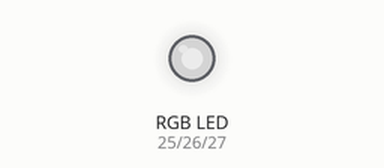
Recording of a program running on a simulated ESP32 board running MicroPython. On the bench: an RGB LED mixed from three pins (HIGH = lit). Dim RGB values are drawn brighter than linear; the clock reads 2024-03-15 10:24:30 at power-on unless the program sets it. At 0.0 s the program stops and its outputs stay as they are.

Above: at 0.1 s.
Timing chart, 0 to 1.5 s (numbered marks = the images above):
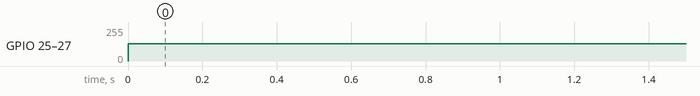

The program:

main.py
```python
'''
Author: hibana2077 hibana2077@gmaill.com
Date: 2023-04-12 13:17:43
LastEditors: hibana2077 hibana2077@gmaill.com
LastEditTime: 2023-05-01 10:19:05
FilePath: /smart_hydroponic_farm/micropython/main.py
Description: 这是默认设置,请设置`customMade`, 打开koroFileHeader查看配置 进行设置: https://github.com/OBKoro1/koro1FileHeader/wiki/%E9%85%8D%E7%BD%AE
'''
import logging
import network
from machine import Pin,PWM
import time
import urequests
import math

refreshtime = 10
url = "http://smartfarm.hibana2077.com"
logging.basicConfig(level=logging.INFO)

# workflow of this program
# 1. connect to wifi
# 2. recorded the sensor data
# 3. send the data to server
# 4. get the data from server
# 5. set the light

#set ARGB PIN
R = PWM(Pin(25))
G = PWM(Pin(26))
B = PWM(Pin(27))

#set sensor PIN
#DHT11
DHT11 = Pin(33,Pin.IN)
#water tank sensor
water_tank = Pin(32,Pin.IN)
#camera
camera1 = Pin(35,Pin.IN)
camera2 = Pin(34,Pin.IN)
#PH sensor
PH = Pin(36,Pin.IN)

#set sensor data
#DHT11
DHT11_temp = 0
DHT11_hum = 0
#water tank sensor
water_tank_data = 0
#camera
camera1_data = 0
camera2_data = 0
#PH sensor
PH_data = 0

#API endpoint
api_list = {
    "post_data": {"method": "POST", "url": url + "/api/v1/data"},
    "get_instruction": {"method": "GET", "url": url + "/api/v1/instruction"}
}


#set plant light
#ref: http://docs.micropython.org/en/v1.15/esp32/quickref.html#neopixel-driver
light_wavelength_category = {
    "grow_fast": 780,
    "grow_slow": 700,
    "photosynthesis": 660,
    "kill_bacteria": 610,
    "urtal_photosynthesis_and_kill_bacteria": 435,
    "default": 380
}

def get_hd_info():
    import machine as m
    cpu_freq = m.freq()


def wave_2_rgb(wavelength, intensity):
    r = intensity * math.sin(wavelength * 0.024) ** 2
    g = intensity * math.sin(wavelength * 0.024 + 2 * math.pi / 3) ** 2
    b = intensity * math.sin(wavelength * 0.024 + 4 * math.pi / 3) ** 2
    return list(map(int, (r, g, b)))
```

Measured:
- by itself, GPIO 25 (R), GPIO 26 (G), GPIO 27 (B): 0/255 → 128/255 at 0.00 s
